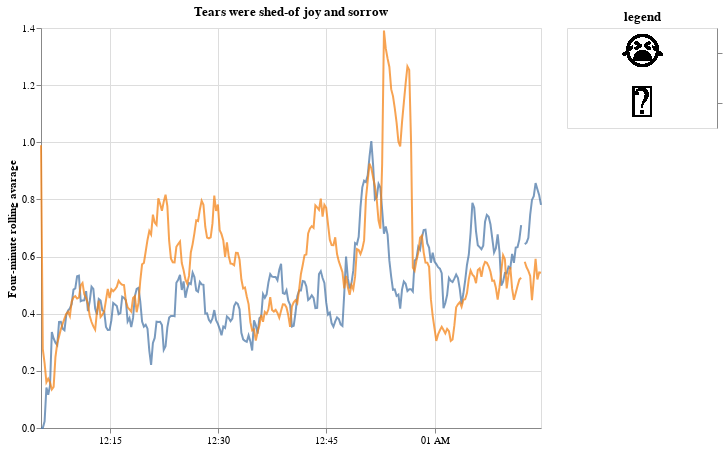

Notebook code for this chart:
### Markdown cell above
**Hint**

* You can have one selection and multiple conditions that use the same selection. 
* To hide a line, you have 2 options: changing opacity and adding transform_filter. The sample answer is generated with the first option. If you use the second option, you will get a slightly different view (because axes will be adjusted) and it's totally ok.

### Code cell
selection=alt.selection_multi(fields=['emoji'])
opacityCondition1 = alt.condition(selection, alt.value(0.75), alt.value(0.005), legend=None)

c1=alt.Chart(df4,title="Tears were shed-of joy and sorrow", height=400, width=500).mark_line().encode(
    alt.Y("tweet_count:Q",title= "Four-minute rolling avarage",axis=alt.Axis(tickCount=5)),
    alt.X("datetime:T",axis=alt.Axis(tickCount=5),title=""),
    alt.Color('emoji',legend=None),
    opacity = opacityCondition1
)

legend = alt.Chart(df4,title="legend", height=100, width=150
).mark_text(filled=True, size=25,strokeWidth=0
).encode(
    alt.Y('emoji:O', axis=alt.Axis(orient='right',labels=False), title=""),
    alt.SizeValue(37),
    text='emoji',
    opacity = opacityCondition1
).add_selection(
selection
)

c1 | legend

### Figure 1 — Vega-Lite specification as saved in the notebook (floating-point values rounded to 4 significant figures; data arrays with more than 128 entries replaced by an {"elided": "..."} marker saying what was removed)
{"config": {"view": {"continuousWidth": 400, "continuousHeight": 300}}, "hconcat": [{"mark": "line", "encoding": {"color": {"type": "nominal", "field": "emoji", "legend": null}, "opacity": {"condition": {"value": 0.75, "selection": "selector064"}, "value": 0.005}, "x": {"type": "temporal", "axis": {"tickCount": 5}, "field": "datetime", "title": ""}, "y": {"type": "quantitative", "axis": {"tickCount": 5}, "field": "tweet_count", "title": "Four-minute rolling avarage"}}, "height": 400, "title": "Tears were shed-of joy and sorrow", "width": 500}, {"mark": {"type": "text", "filled": true, "size": 25, "strokeWidth": 0}, "encoding": {"opacity": {"condition": {"value": 0.75, "selection": "selector064"}, "value": 0.005}, "size": {"value": 37}, "text": {"type": "nominal", "field": "emoji"}, "y": {"type": "ordinal", "axis": {"labels": false, "orient": "right"}, "field": "emoji", "title": ""}}, "height": 100, "selection": {"selector064": {"type": "multi", "fields": ["emoji"]}}, "title": "legend", "width": 150}], "data": {"name": "data-c9bcf212f0b6d8119b97c3252082ecb5"}, "$schema": "https://vega.github.io/schema/vega-lite/v4.0.2.json", "datasets": {"data-c9bcf212f0b6d8119b97c3252082ecb5": {"elided": "556 records"}}}
